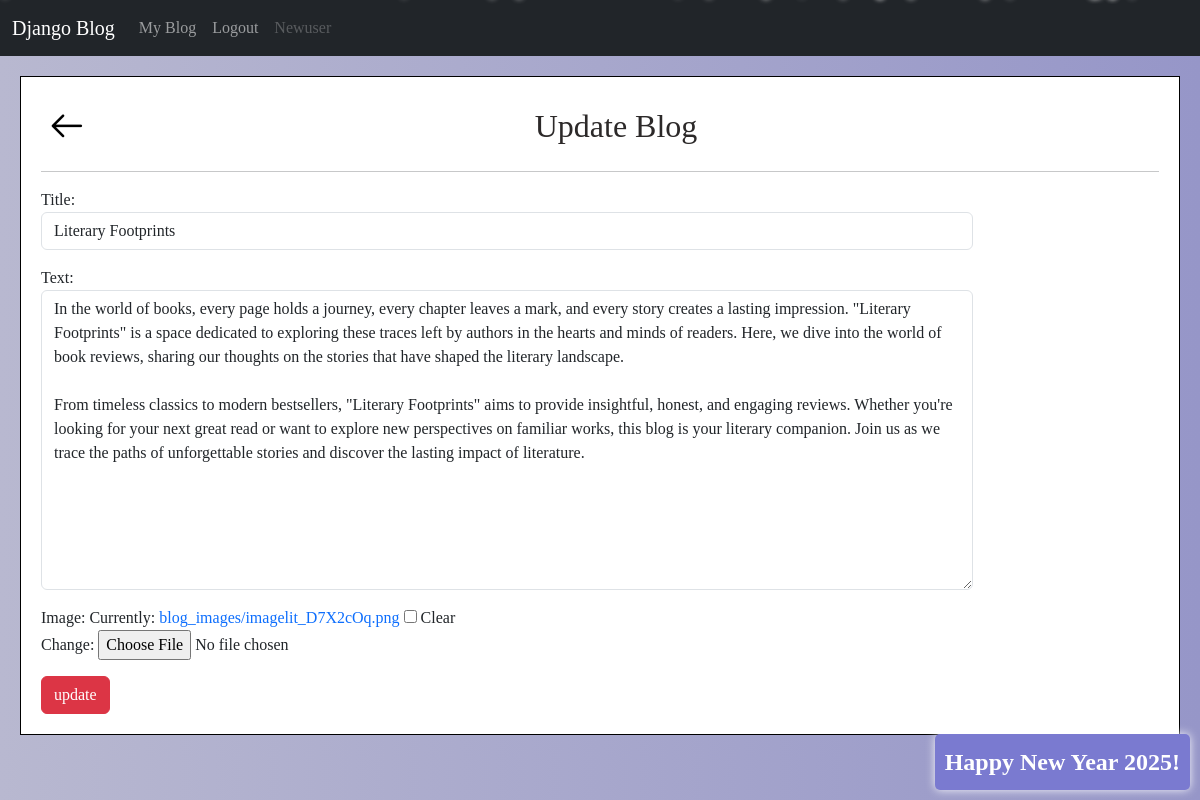
The page /blog/update/11/ (signed in) on the database its author committed.
### blog/models.py (models this page shows, shortened)
class Blog(models.Model):
    author = models.ForeignKey(User, on_delete=models.CASCADE)
    title = models.CharField(max_length=150)
    text = models.TextField()
    published_date = models.DateTimeField(auto_now=True)
    updated_date = models.DateTimeField(auto_now_add=True)
    image = models.ImageField(upload_to='blog_images/', blank=True, null=True)  # New field for image

### blog/views.py (the view)
# urls.py: path('blog/update/<int:blog_id>/', views.update, name='update'),
@login_required(login_url='accounts:login')
def update(request, blog_id):
    blog = get_object_or_404(Blog, pk=blog_id)
    if request.user != blog.author:
        messages.error(request, "You don't have permission to edit this blog.", 'danger')
        return redirect('blog:index')
    if request.method == 'POST':
        form = BlogUpdateForm(request.POST, request.FILES, instance=blog)
        if form.is_valid():
            form.save()
            messages.success(request, "Blog updated successfully.")
            return redirect('blog:list')
    else:
        form = BlogUpdateForm(instance=blog)
    return render(request, 'blog/update.html', {'form': form})

### blog/forms.py
class BlogUpdateForm(forms.ModelForm):
    class Meta:
        model = Blog
        fields = ['title', 'text', 'image']
        widgets = {
            'title' : forms.TextInput(attrs={'class':'form-control'}),
            'text' : forms.Textarea(attrs={'class':'form-control', 'style': 'height: 300px;'}),
        }

### blog/templates/blog/update.html (shortened to what this page needs)
{% extends 'base.html' %}
{% load static %}
{% block content %}
    <div class="header-container">
        <a href="{% url 'blog:list' %}"><img src="{% static 'img/back.png' %}" alt="Back"></a>
        <h2 class="center-header">Update Blog</h2>
    </div><hr>
    <form method="post" class="col-lg-10" enctype="multipart/form-data">
        {{ form.as_p }}
        <input type="submit" value="update" class="btn btn-danger">
    </form>
{% endblock %}

### templates/navbar.html (shortened to what this page needs)
<nav class="navbar navbar-dark bg-dark navbar-expand-lg">
  <div class="container-fluid">
    <a class="navbar-brand" href="{% url 'blog:index' %}">Django Blog</a>
    <div class="collapse navbar-collapse" id="navbarNavAltMarkup">
      <div class="navbar-nav">
        {% if request.user.is_authenticated %}
        <a class="nav-link" href="{% url 'blog:list' %}">My Blog</a>
            <a class="nav-link" href="{% url 'accounts:logout' %}">Logout</a>
            <a class="nav-link disabled" aria-disabled="true">{{ request.user|title }}</a>
        {% else %}
            <a class="nav-link" href="{% url 'accounts:login' %}">Login</a>
            <a class="nav-link" href="{% url 'accounts:register' %}">Sign Up</a>
        {% endif %}
      </div>
    </div>
  </div>
</nav>

### static/css/base.css (style rules this page uses)
body { background: linear-gradient(to right, rgb(184, 184, 208), rgb(150, 150, 200))!important; font-family: cursive; }
h2 { color: rgb(44, 41, 41); text-align: center; }
a { text-decoration: none; }
.header-container { display: flex; justify-content: space-between; align-items: center; width: 100%; padding: 10px; }
.center-header { margin: 0 auto; position: relative; text-align: center; width: 100%; }
.col-lg-10 { align-items: center; }

### rows shown on the page
Blog: title "Literary Footprints", text "In the world of books, every page holds a journey, every chapter leaves a mark, and every story creates a lasting impression. \"Literary Footprints\" is a space dedicated to exploring these traces left by authors in the hearts and minds of readers. Here, we dive into the world of book reviews, sharing our thoughts on the stories that have shaped the literary landscape. From timeless classics to modern bestsellers, \"Literary Footprints\" aims to provide insightful, honest, and engaging reviews. Whether you're looking for your next great read or want to explore new perspectives on familiar works, this blog is your literary companion. Join us as we trace the paths of unforgettable stories and…"

### other values the page prints
{{ request.user|title }} "Newuser"
